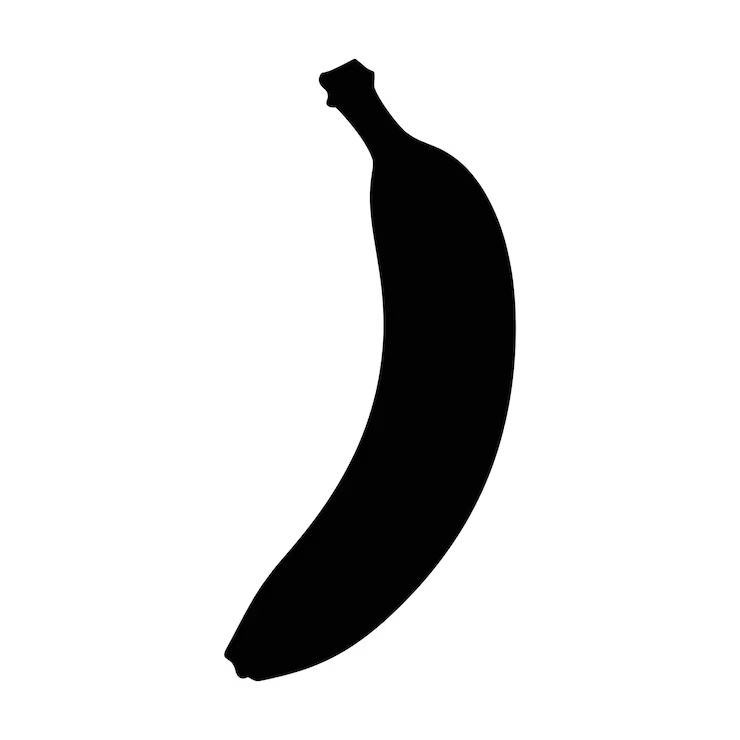
#> input picture examples/banana_silhouette.png, 740 x 740 px, found by its file name
$ python banana_cutter.py
#> lines starting #> are read from the running program, lines starting #| are printed output that depends on the picture; after the words box and inside, x2 and y2 are one past the last pixel; in counts of white or black regions, pixels touching at a corner belong together
"""Banana-shaped cookie cutter -> model.stl (binary, millimeters).

Pure geometry, no voxels: the banana outline is traced from
examples/banana_silhouette.png and simplified. The cutter wall is a
teardrop cross-section (pointed bottom edge, rounded top) swept along
the outline -> crisp knife edge, smooth faces.

Run from the project root:  python examples/banana_cutter.py
"""
import numpy as np
import trimesh
import shapely
from shapely.geometry import Polygon
from skimage import io, measure

# --- parameters ---
SIZE = 95.0         # longest dimension of the cutter, mm
WT = 1.6            # cutter wall thickness
H = 14.0            # cutter height
TAPER_H = 4.0       # height of the pointed blade part
N_PATH = 720        # samples along the outline

t = WT / 2

# --- trace the silhouette ---
img = io.imread("examples/banana_silhouette.png", as_gray=True)
#> img is the input picture: shape (740, 740) float64; min 0, max 1, mean 0.864
mask = img < 0.5
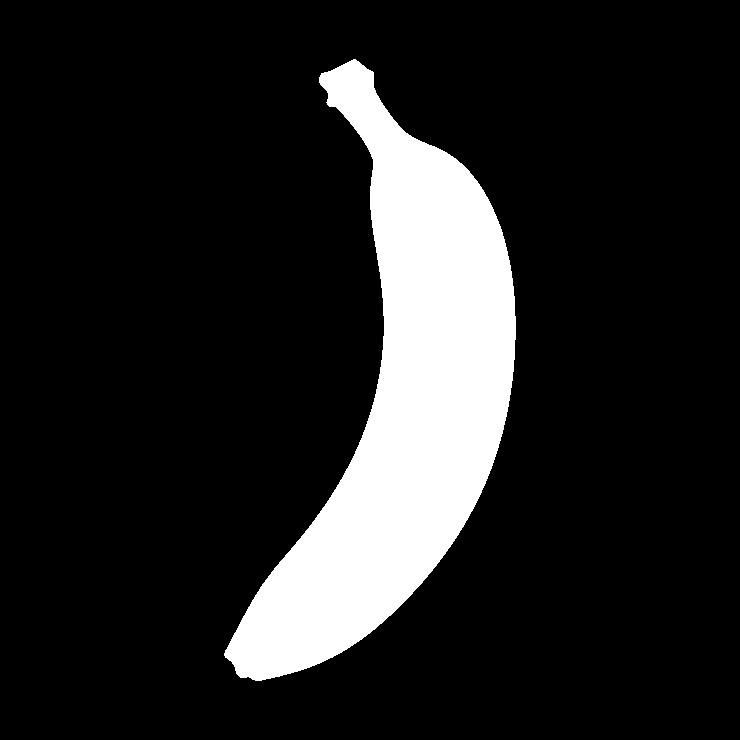
#> mask: shape (740, 740) bool; 13.7% white; 1 white region, box (x1, y1, x2, y2) and area: (224, 59, 516, 681) 74815
contour = max(measure.find_contours(mask.astype(float), 0.5), key=len)
#> contour = 1971 pairs, first value 58.5 to 680.5, second value 223.5 to 515.5
xy = np.stack([contour[:, 1], -contour[:, 0]], axis=1)   # x right, y up
#> xy = 1971 pairs, first value 223.5 to 515.5, second value -680.5 to -58.5

banana = Polygon(xy).buffer(0).simplify(1.0)
if banana.geom_type != "Polygon":
    banana = max(banana.geoms, key=lambda p: p.area)

# scale to SIZE and center on the origin
b = banana.bounds
#> b = (224.5, -680.5, 515.5, -58.5)
s = SIZE / max(b[2] - b[0], b[3] - b[1])
#> s = 0.153
cx, cy = (b[0] + b[2]) / 2, (b[1] + b[3]) / 2
#> cx = 370; cy = -369.5
banana = shapely.affinity.scale(banana, s, s, origin=(0, 0))
ring = shapely.affinity.translate(banana, -cx * s, -cy * s).exterior

# resample outline to N_PATH evenly spaced points
seg = np.linspace(0, ring.length, N_PATH, endpoint=False)
#> seg = 720 values from 0 to 235.8
pts = np.array([ring.interpolate(s2).coords[0] for s2 in seg])
#> pts = 720 pairs, first value -22.22 to 22.22, second value -47.5 to 47.42

# smooth resampled curve (closes tiny polygonization kinks)
for _ in range(8):
    pts = (np.roll(pts, 2, axis=0) + np.roll(pts, 1, axis=0) * 4 + pts * 6
           + np.roll(pts, -1, axis=0) * 4 + np.roll(pts, -2, axis=0)) / 16
#> after the loop, pts = 720 pairs, first value -22.02 to 22.19, second value -47.37 to 47.11

# --- teardrop profile (u across the wall, z up): point -> blade -> round top ---
arc = [(t * np.cos(a), H - t + t * np.sin(a))
       for a in np.linspace(0, np.pi, 25)[1:-1]]   # endpoints already in profile
prof = np.array([(0.0, 0.0), (t, TAPER_H), (t, H - t), *arc,
                 (-t, H - t), (-t, TAPER_H)])
M = len(prof)

# --- sweep the profile along the outline ---
tan = np.roll(pts, -1, axis=0) - np.roll(pts, 1, axis=0)
#> tan = 720 pairs, first value -0.634 to 0.6, second value -0.656 to 0.655
tan /= np.linalg.norm(tan, axis=1, keepdims=True)
#> tan = 720 pairs, first value -1 to 1, second value -1 to 1
nrm = np.stack([-tan[:, 1], tan[:, 0]], axis=1)
#> nrm has the same summary as tan

verts = np.empty((N_PATH * M, 3))
verts[:, 0] = (pts[:, None, 0] + nrm[:, None, 0] * prof[None, :, 0]).ravel()
verts[:, 1] = (pts[:, None, 1] + nrm[:, None, 1] * prof[None, :, 0]).ravel()
verts[:, 2] = np.tile(prof[:, 1], N_PATH)

i = np.arange(N_PATH)
j = np.arange(M)
a = (i[:, None] * M + j[None, :])
b = ((i[:, None] + 1) % N_PATH) * M + j[None, :]
c = ((i[:, None] + 1) % N_PATH) * M + (j[None, :] + 1) % M
d = i[:, None] * M + (j[None, :] + 1) % M
faces = np.concatenate([np.stack([a, b, c], -1).reshape(-1, 3),
                        np.stack([a, c, d], -1).reshape(-1, 3)])

#> (the run stopped early here; a loop or call above may not have finished)
